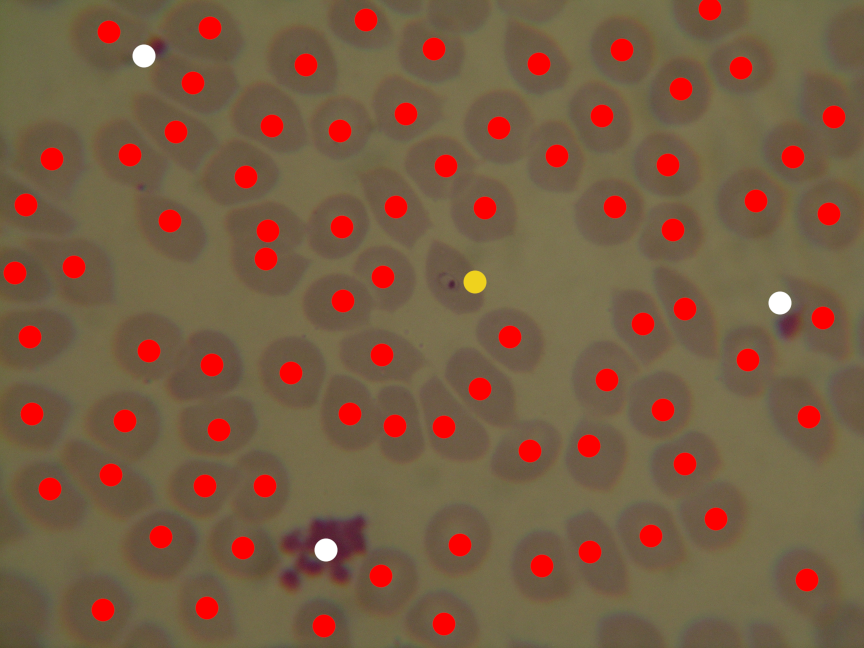
#> input picture samples/blood_smear_2_count.JPG, 2592 x 1944 px (shown at 1/3 size); its folder holds only this picture in this run
$ jupyter execute --allow-errors Untitled.ipynb   (older library calls are emulated)
#> lines starting #> are read from the running program, lines starting #| are printed output that depends on the picture; after the words box and inside, x2 and y2 are one past the last pixel; in counts of white or black regions, pixels touching at a corner belong together
[cell 1]
import cv2
import matplotlib.pyplot as plt
import glob

[cell 2]
def mark(txt_path,img_path):
    f = open(txt_path,"r")
    txt = f.read()
    f.close()

    lines = txt.split("\n")
    del lines[0]

    img = cv2.imread(img_path)
    img = cv2.cvtColor(img,cv2.COLOR_BGR2RGB)
    img = cv2.resize(img,(640,480))

    for line in lines:
        data = line.split(" ")

        if len(data) > 1:
            area = int(data[1])
            if 500 < area:
                x = int(data[5])
                y = int(data[6])
                w = int(data[7])
                h = int(data[8])
                cv2.rectangle(img, (x,y), (x+w,y+h), (255,0,0), 1)

    plt.imshow(img)
    plt.show()

[cell 3]
for file in glob.glob("./result/*infoText.txt"):
    name = file.replace("_infoText.txt","").replace("./result\\","")
    image = "./images/"+name+".JPG"
    print(name)
    mark(file,image)

[cell 4]
def getCount(name):
#> called with name = '../samples/blood_smear_2_count.JPG'
    img = cv2.imread(name,1)
#> img is the input picture: shape (1944, 2592, 3); mean B, G, R 67.5, 92.8, 120.2
    img = cv2.cvtColor(img, cv2.COLOR_BGR2RGB)
    mask = cv2.inRange(img, (240,0,0), (255,0,0))
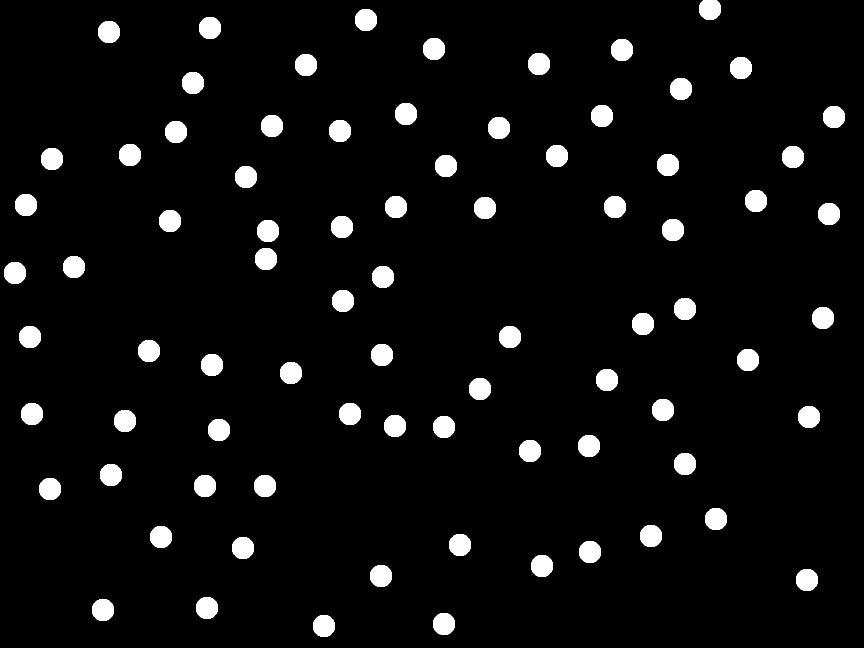
#> mask: shape (1944, 2592) (shown at 1/3 size); 5.4% white; 81 white regions (1 under 20 px), largest, box (x1, y1, x2, y2) and area: (1116, 798, 1182, 864) 3399, (1422, 591, 1488, 657) 3397, (996, 870, 1062, 936) 3393
    plt.imshow(mask)
    plt.show()
    num, _, _, _ = cv2.connectedComponentsWithStats(mask, 4, cv2.CV_32S)
#> num = 82
    return {"CELLS":num -1}


def getOriginalCount(name):
    name = name.replace("samples\\","samples/result/") + "_resultText.txt"
    f = open(name,'r')
    txt = f.read().replace("\x00"," ")
    f.close()
    lines = txt.split("\n")
    return {"CELLS":int(lines[1].split(" ")[1])}


#> (the rest of this cell did not finish here and is left out)


$ run again, on samples/blood_smear_4_count.JPG
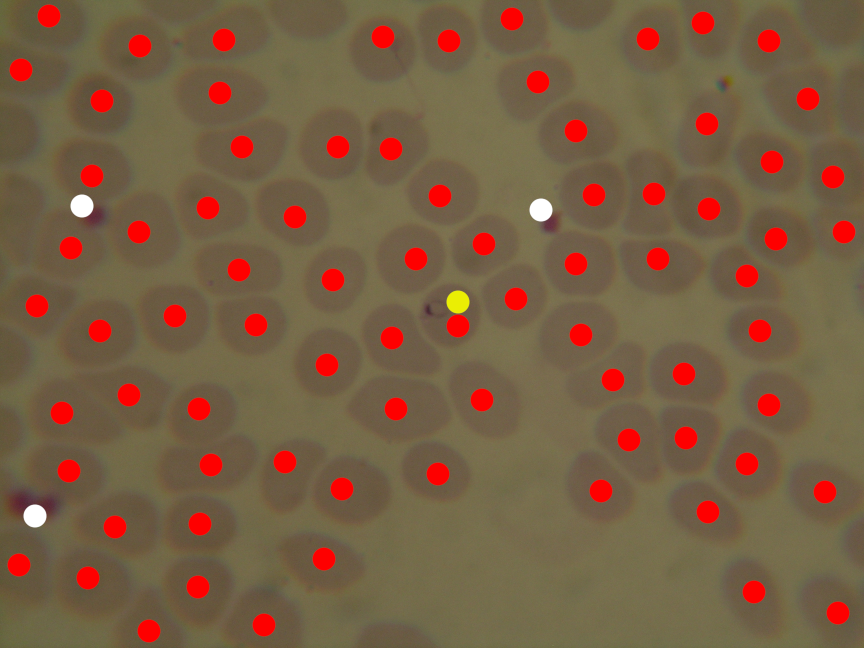
#> input picture samples/blood_smear_4_count.JPG, 2592 x 1944 px (shown at 1/3 size)
#> in getCount, img is the input picture: shape (1944, 2592, 3); mean B, G, R 67.6, 94.1, 120.5
#> in getCount, `mask = cv2.inRange(img, (240,0,0), (255,0,0))`:
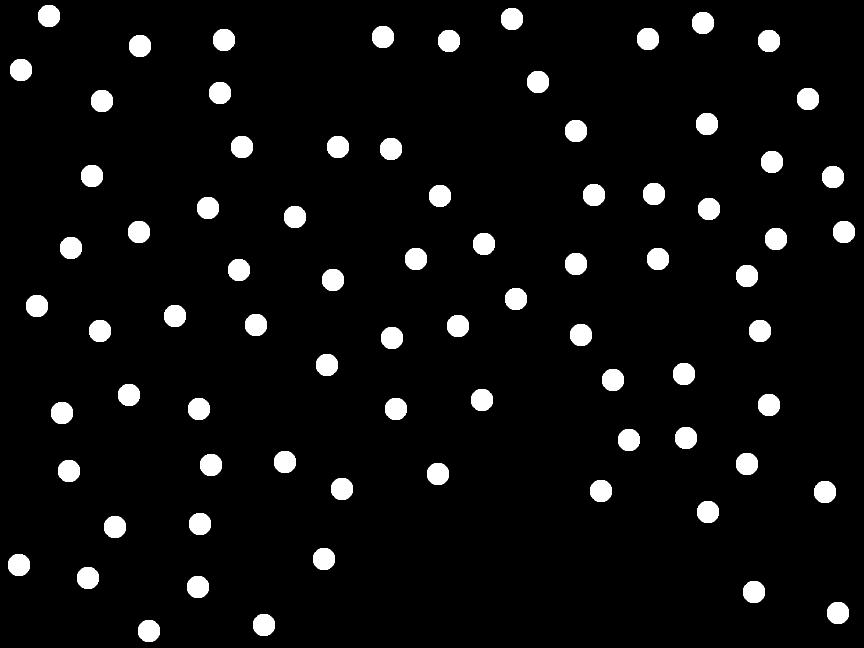
#> mask: shape (1944, 2592) (shown at 1/3 size); 5.2% white; 79 white regions (1 under 20 px), largest, box (x1, y1, x2, y2) and area: (2481, 1806, 2547, 1872) 3410, (1116, 78, 1182, 144) 3403, (1281, 1389, 1347, 1455) 3401
#> num = 80
